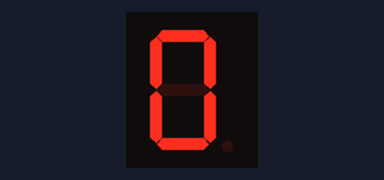
This sketch was run on a simulated Arduino Uno, built with avr-gcc and run on an emulated ATmega328P. Parts: 1-digit seven-segment display. Wiring (inferred from the names in the program): 1-digit 7-segment display, segments lit when HIGH: segments pin 2, pin 3, pin 4, pin 5, pin 6, pin 7, pin 8. The segment pins are drawn as the display they are named for.

Above: at 0.1 s.
At 1.1 s:
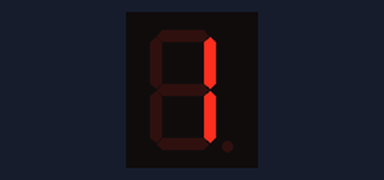
At 2.1 s:
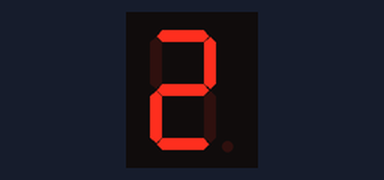
At 3.1 s:
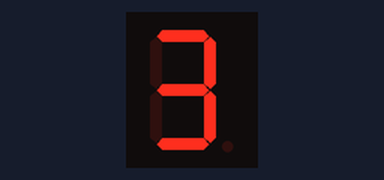

The sketch:

seven_segment7.ino
```cpp
// 7-Segment Display with Arduino UNO
// Display Type: Common Cathode

// Segment pin connections
int a = 2;   // Segment A
int b = 3;   // Segment B
int c = 4;   // Segment C
int d = 5;   // Segment D
int e = 6;   // Segment E
int f = 7;   // Segment F
int g = 8;   // Segment G

void setup() {

  // Configure all segment pins as outputs
  pinMode(a, OUTPUT);
  pinMode(b, OUTPUT);
  pinMode(c, OUTPUT);
  pinMode(d, OUTPUT);
  pinMode(e, OUTPUT);
  pinMode(f, OUTPUT);
  pinMode(g, OUTPUT);

}

void loop() {

  // Display digit 0
  // Segments ON: A, B, C, D, E, F
  // Segment OFF: G
  digitalWrite(a, HIGH);
  digitalWrite(b, HIGH);
  digitalWrite(c, HIGH);
  digitalWrite(d, HIGH);
  digitalWrite(e, HIGH);
  digitalWrite(f, HIGH);
  digitalWrite(g, LOW);

  delay(1000);   // Hold digit for 1 second

  // Display digit 1
  // Segments ON: B, C
  // Segments OFF: A, D, E, F, G
  digitalWrite(a, LOW);
  digitalWrite(b, HIGH);
  digitalWrite(c, HIGH);
  digitalWrite(d, LOW);
  digitalWrite(e, LOW);
  digitalWrite(f, LOW);
  digitalWrite(g, LOW);

  delay(1000);

  // Display digit 2
  // Segments ON: A, B, D, E, G
  // Segments OFF: C, F
  digitalWrite(a, HIGH);
  digitalWrite(b, HIGH);
  digitalWrite(c, LOW);
  digitalWrite(d, HIGH);
  digitalWrite(e, HIGH);
  digitalWrite(f, LOW);
  digitalWrite(g, HIGH);

  delay(1000);

  // Display digit 3
  // Segments ON: A, B, C, D, G
  // Segments OFF: E, F
  digitalWrite(a, HIGH);
  digitalWrite(b, HIGH);
  digitalWrite(c, HIGH);
  digitalWrite(d, HIGH);
  digitalWrite(e, LOW);
  digitalWrite(f, LOW);
  digitalWrite(g, HIGH);

  delay(1000);

}
```

Measured:
- by itself, everything shown: repeats every 4.0 s, in 4 steps
- what the display in image 1 shows lasts 1.0 s, from 1.0 s to 2.0 s
